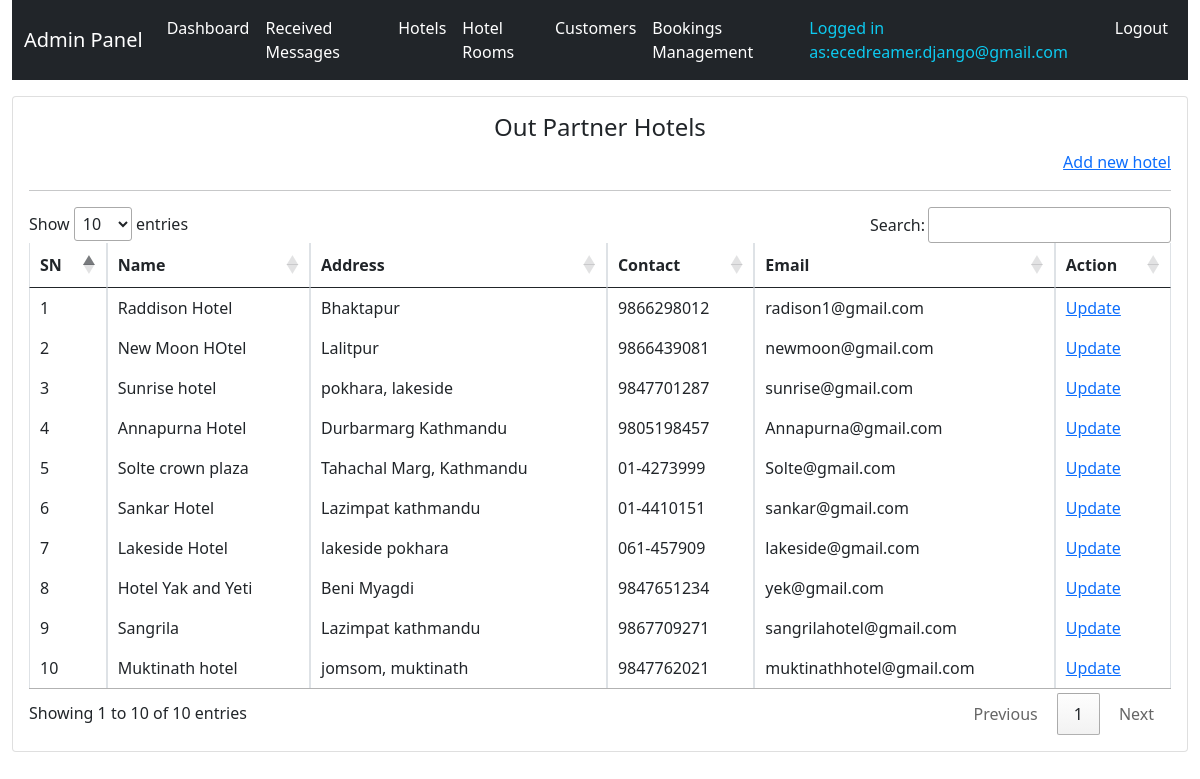
/system-admin/hotel-list/ (signed in), run on the app's committed database.
### hbsapp/models.py (models this page shows, shortened)
class TimeStamp(models.Model):
    created_at = models.DateTimeField(auto_now_add=True)
    updated_at = models.DateTimeField(auto_now=True)
    class Meta:
        abstract = True

class Hotel(TimeStamp):
    name = models.CharField(max_length=200)
    image = models.ImageField(upload_to="hotels", null=True, blank=True)
    address = models.CharField(max_length=200)
    contact = models.CharField(max_length=200)
    email = models.EmailField(unique=True)

### hbsapp/views.py (the view)
class AdminHotelListView(AdminRequiredMixin, View):
    def get(self, request, *args, **kwargs):
        context = self.context
        context["hotellist"] = Hotel.objects.all()
        return render(request, "admintemplates/adminhotellist.html", context)

### hbsapp/views.py (called while the page is built)
    def dispatch(self, request, *args, **kwargs):
        try:
            self.admin = request.user.admin
            self.context = {
                "admin": self.admin
            }
        except Exception as e:
            print(e)
            return redirect(reverse("hbsapp:adminlogin") + "?next=" + request.path)
        return super(AdminRequiredMixin, self).dispatch(request, *args, **kwargs)

### templates/admintemplates/adminhotellist.html (shortened to what this page needs)
{% extends 'admintemplates/adminbase.html' %}
{% block css %}
<link rel="stylesheet" href="//cdn.datatables.net/1.10.24/css/jquery.dataTables.min.css">
{% endblock %}
{% block content %}
<div class="row mt-3">
    <div class="col-md-12">
        <div class="card p-3">
            <div class="row">
                <div class="col-md-12">
                    <h4 class="text-center">Out Partner Hotels</h4>
                    <a href="{% url 'hbsapp:adminhotelcreate' %}" style="float: right;">Add new hotel</a>
                </div>
            </div>
            <hr>
            <div class="row">
                <div class="col-md-12">
                    <table class="table table-bordered">
                        <thead>
                            <tr>
                                <th>SN</th>
                                <th>Name</th>
                                <th>Address</th>
                                <th>Contact</th>
                                <th>Email</th>
                                <th>Action</th>
                            </tr>
                        </thead>
                        <tbody>
                            {% for hotel in hotellist %}
                            <tr>
                                <td>{{forloop.counter}}</td>
                                <td>{{hotel.name}}</td>
                                <td>{{hotel.address}}</td>
                                <td>{{hotel.contact}}</td>
                                <td>{{hotel.email}}</td>
                                <td>
                                    <a href="{% url 'hbsapp:adminhotelupdate' hotel.id %}">Update</a>
                                </td>
                            </tr>
                            {% endfor %}
                        </tbody>
                    </table>
                </div>
            </div>
        </div>
    </div>
</div>
{% endblock %}

### templates/admintemplates/adminbase.html (shortened to what this page needs)
<!DOCTYPE html>
<html lang="en">
<head>
    <link href="https://cdn.jsdelivr.net/npm/bootstrap@5.0.0-beta3/dist/css/bootstrap.min.css" rel="stylesheet">
    {% block css %}
    {% endblock %}
</head>
<body class="container-fluid">
    <nav class="navbar navbar-expand-lg navbar-dark bg-dark">
        <div class="container-fluid">
            <a class="navbar-brand" href="{% url 'hbsapp:adminhome' %}">Admin Panel </a>
            <div class="collapse navbar-collapse" id="navbarSupportedContent">
                <ul class="navbar-nav me-auto mb-2 mb-lg-0">
                    <li class="nav-item">
                        <a class="nav-link active" aria-current="page" href="{% url 'hbsapp:adminhome' %}">Dashboard</a>
                    </li>
                    <li class="nav-item">
                        <a class="nav-link active" aria-current="page" href="{% url 'hbsapp:adminmessagelist' %}">Received Messages</a>
                    </li>
                    <li class="nav-item">
                        <a class="nav-link active" aria-current="page" href="{% url 'hbsapp:adminhotellist' %}">Hotels</a>
                    </li>
                    <li class="nav-item">
                        <a class="nav-link active" aria-current="page" href="{% url 'hbsapp:adminroomlist' %}">Hotel Rooms</a>
                    </li>
                    <li class="nav-item">
                        <a class="nav-link active" aria-current="page" href="{% url 'hbsapp:admincustomerlist' %}">Customers</a>
                    </li>
                    <li class="nav-item">
                        <a class="nav-link active" aria-current="page" href="{% url 'hbsapp:adminbookinglist' %}">Bookings Management</a>
                    </li>
                </ul>
                <ul class="d-flex navbar-nav">
                    {% if request.user.admin %}
                    <li><a class="nav-link text-info">Logged in as:{{request.user.username}}</a></li>
                    <li class="nav-item"><a class="nav-link active" aria-current="page"
                            href="{% url 'hbsapp:customerlogout' %}">Logout</a>
                    </li>
                    {% endif %}
                </ul>
            </div>
        </div>
    </nav>
    {% block content %}{% endblock %}
</body>
</html>

### data on the page
Hotel: name "Raddison Hotel", address "Bhaktapur", contact "9866298012", email "radison1@gmail.com"
Hotel: name "New Moon HOtel", address "Lalitpur", contact "9866439081", email "newmoon@gmail.com"
Hotel: name "Sunrise hotel", address "pokhara, lakeside", contact "9847701287", email "sunrise@gmail.com"
Hotel: name "Annapurna Hotel", address "Durbarmarg Kathmandu", contact "9805198457", email "Annapurna@gmail.com"
Hotel: name "Solte crown plaza", address "Tahachal Marg, Kathmandu", contact "01-4273999", email "Solte@gmail.com"
Hotel: name "Sankar Hotel", address "Lazimpat kathmandu", contact "01-4410151", email "sankar@gmail.com"
Hotel: name "Lakeside Hotel", address "lakeside pokhara", contact "061-457909", email "lakeside@gmail.com"
Hotel: name "Hotel Yak and Yeti", address "Beni Myagdi", contact "9847651234", email "yek@gmail.com"
Hotel: name "Sangrila", address "Lazimpat kathmandu", contact "9867709271", email "sangrilahotel@gmail.com"
Hotel: name "Muktinath hotel", address "jomsom, muktinath", contact "9847762021", email "muktinathhotel@gmail.com"

### other printed values
{{ request.user.username }} "ecedreamer.django@gmail.com"
